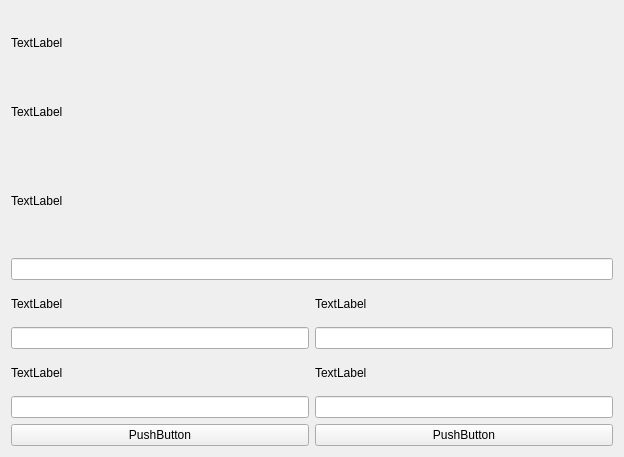
<?xml version="1.0" encoding="UTF-8"?>
<ui version="4.0">
 <class>Form</class>
 <widget class="QWidget" name="Form">
  <property name="geometry">
   <rect>
    <x>0</x>
    <y>0</y>
    <width>624</width>
    <height>457</height>
   </rect>
  </property>
  <property name="windowTitle">
   <string>Form</string>
  </property>
  <layout class="QVBoxLayout" name="verticalLayout_3">
   <item>
    <layout class="QVBoxLayout" name="head_v">
     <item>
      <layout class="QVBoxLayout" name="sub_1_v">
       <item>
        <widget class="QLabel" name="label">
         <property name="text">
          <string>TextLabel</string>
         </property>
        </widget>
       </item>
       <item>
        <widget class="QLabel" name="label_2">
         <property name="text">
          <string>TextLabel</string>
         </property>
        </widget>
       </item>
      </layout>
     </item>
     <item>
      <layout class="QVBoxLayout" name="sub_2_v">
       <item>
        <widget class="QLabel" name="label_3">
         <property name="text">
          <string>TextLabel</string>
         </property>
        </widget>
       </item>
       <item>
        <widget class="QLineEdit" name="lineEdit"/>
       </item>
      </layout>
     </item>
     <item>
      <layout class="QGridLayout" name="sub_3_g">
       <item row="3" column="0">
        <widget class="QLineEdit" name="tanggal_edit"/>
       </item>
       <item row="0" column="1">
        <widget class="QLabel" name="satuan_label">
         <property name="text">
          <string>TextLabel</string>
         </property>
        </widget>
       </item>
       <item row="1" column="0">
        <widget class="QLineEdit" name="jumlah_edit"/>
       </item>
       <item row="2" column="1">
        <widget class="QLabel" name="expire_label">
         <property name="text">
          <string>TextLabel</string>
         </property>
        </widget>
       </item>
       <item row="0" column="0">
        <widget class="QLabel" name="jumlah_label">
         <property name="text">
          <string>TextLabel</string>
         </property>
        </widget>
       </item>
       <item row="2" column="0">
        <widget class="QLabel" name="tanggal_label">
         <property name="text">
          <string>TextLabel</string>
         </property>
        </widget>
       </item>
       <item row="3" column="1">
        <widget class="QLineEdit" name="expire_edit"/>
       </item>
       <item row="1" column="1">
        <widget class="QLineEdit" name="satuan_edit"/>
       </item>
      </layout>
     </item>
     <item>
      <layout class="QHBoxLayout" name="sub_4_h">
       <item>
        <widget class="QPushButton" name="btn_batal">
         <property name="text">
          <string>PushButton</string>
         </property>
        </widget>
       </item>
       <item>
        <widget class="QPushButton" name="btn_simpan">
         <property name="text">
          <string>PushButton</string>
         </property>
        </widget>
       </item>
      </layout>
     </item>
    </layout>
   </item>
  </layout>
 </widget>
 <resources/>
 <connections/>
</ui>
